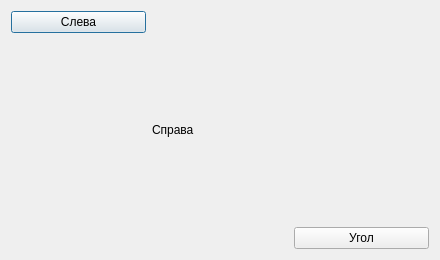
<?xml version="1.0" encoding="UTF-8"?>
<ui version="4.0"><class>Dialog</class><widget class="QDialog" name="Dialog"><property name="geometry"><rect><x>0</x><y>0</y><width>440</width><height>260</height></rect></property><property name="windowTitle"><string>#031 grid/116_spacers_grid</string></property><layout class="QGridLayout" name="gridLayout"><property name="leftMargin"><number>11</number></property><property name="topMargin"><number>11</number></property><property name="rightMargin"><number>11</number></property><property name="bottomMargin"><number>11</number></property><property name="spacing"><number>6</number></property><item row="0" column="0"><widget class="QPushButton" name="b1"><property name="text"><string>Слева</string></property></widget></item><item row="0" column="1" colspan="2"><spacer name="horizontalSpacer"><property name="orientation"><enum>Qt::Orientation::Horizontal</enum></property><property name="sizeHint" stdset="0"><size><width>40</width><height>20</height></size></property></spacer></item><item row="1" column="0" rowspan="2" alignment="Qt::AlignVCenter"><spacer name="verticalSpacer"><property name="orientation"><enum>Qt::Orientation::Vertical</enum></property><property name="sizeHint" stdset="0"><size><width>40</width><height>20</height></size></property></spacer></item><item row="1" column="1"><widget class="QLabel" name="l1"><property name="text"><string>Справа</string></property></widget></item><item row="2" column="2"><widget class="QPushButton" name="b2"><property name="text"><string>Угол</string></property></widget></item></layout></widget></ui>
